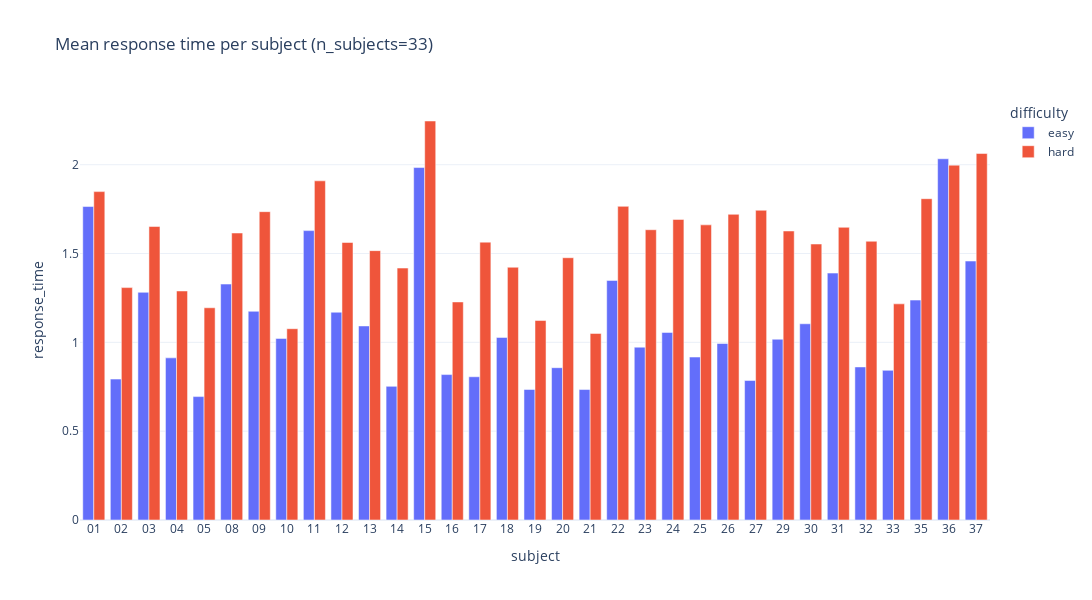

Write notebook code for a chart like this one.
### Code cell
df_simple_suj = df_resp_suj.copy()
df_simple_suj.replace({'HID-Sub-0': ''}, inplace=True, regex=True)

px.bar(df_simple_suj, x='subject', y='response_time', color='difficulty', title=f'Mean response time per subject (n_subjects={n_subjects})',
       template='plotly_white', width=1400, height=600, barmode='group')

### Figure 1 — Plotly figure (JSON) as saved in the notebook; plotly's stock layout.template omitted (floating-point values rounded to 4 significant figures)
{"data": [{"alignmentgroup": "True", "hovertemplate": "difficulty=easy<br>subject=%{x}<br>response_time=%{y}<extra></extra>", "legendgroup": "easy", "marker": {"color": "#636efa"}, "name": "easy", "offsetgroup": "easy", "orientation": "v", "showlegend": true, "textposition": "auto", "type": "bar", "x": ["01", "02", "03", "04", "05", "08", "09", "10", "11", "12", "13", "14", "15", "16", "17", "18", "19", "20", "21", "22", "23", "24", "25", "26", "27", "29", "30", "31", "32", "33", "35", "36", "37"], "xaxis": "x", "y": [1.765, 0.7932, 1.282, 0.9128, 0.6947, 1.328, 1.175, 1.022, 1.629, 1.17, 1.092, 0.7523, 1.984, 0.8187, 0.8063, 1.028, 0.7347, 0.8574, 0.7344, 1.349, 0.973, 1.056, 0.9173, 0.9935, 0.7852, 1.018, 1.105, 1.39, 0.8617, 0.8424, 1.238, 2.033, 1.458], "yaxis": "y"}, {"alignmentgroup": "True", "hovertemplate": "difficulty=hard<br>subject=%{x}<br>response_time=%{y}<extra></extra>", "legendgroup": "hard", "marker": {"color": "#EF553B"}, "name": "hard", "offsetgroup": "hard", "orientation": "v", "showlegend": true, "textposition": "auto", "type": "bar", "x": ["01", "02", "03", "04", "05", "08", "09", "10", "11", "12", "13", "14", "15", "16", "17", "18", "19", "20", "21", "22", "23", "24", "25", "26", "27", "29", "30", "31", "32", "33", "35", "36", "37"], "xaxis": "x", "y": [1.849, 1.308, 1.652, 1.289, 1.195, 1.615, 1.736, 1.077, 1.909, 1.562, 1.516, 1.418, 2.246, 1.228, 1.564, 1.423, 1.123, 1.476, 1.05, 1.766, 1.634, 1.692, 1.661, 1.721, 1.744, 1.627, 1.554, 1.648, 1.569, 1.217, 1.809, 1.998, 2.063], "yaxis": "y"}], "layout": {"barmode": "group", "height": 600, "legend": {"title": {"text": "difficulty"}, "tracegroupgap": 0}, "title": {"text": "Mean response time per subject (n_subjects=33)"}, "width": 1400, "xaxis": {"anchor": "y", "autorange": true, "domain": [0, 1], "range": [-0.5, 32.5], "title": {"text": "subject"}, "type": "category"}, "yaxis": {"anchor": "x", "autorange": true, "domain": [0, 1], "range": [0, 2.364], "title": {"text": "response_time"}, "type": "linear"}}}
